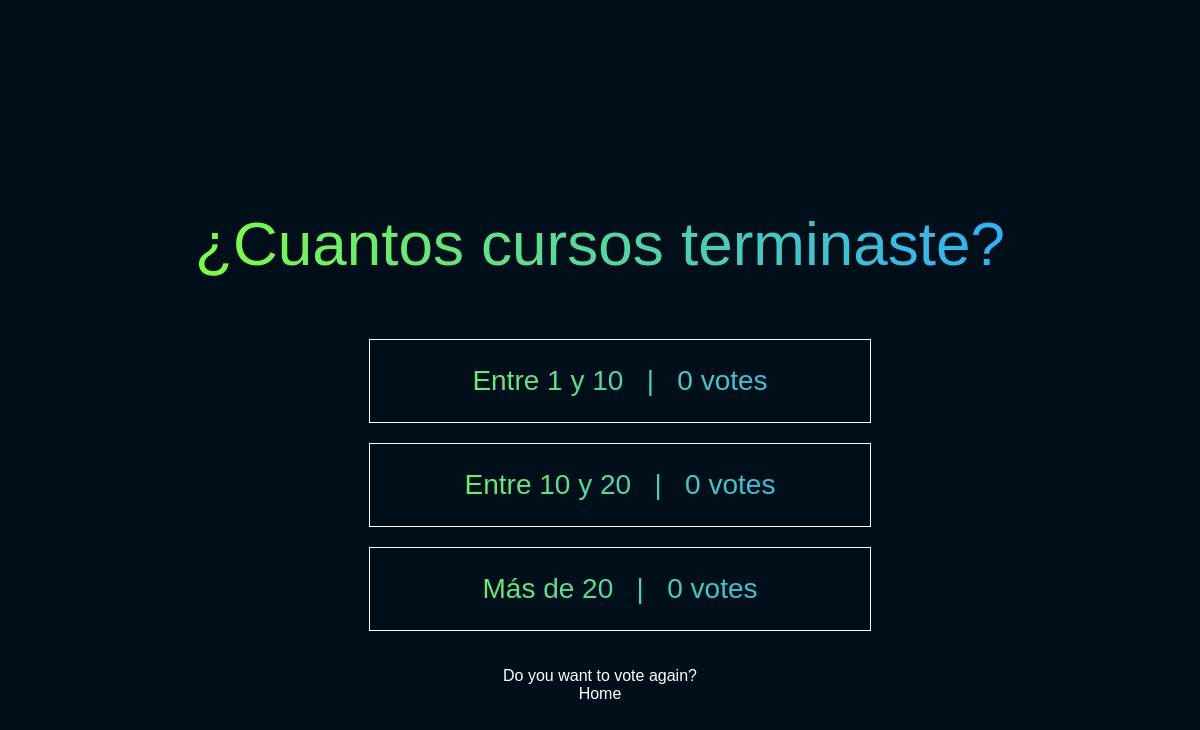
The page /4/results/ on the database as committed earlier.
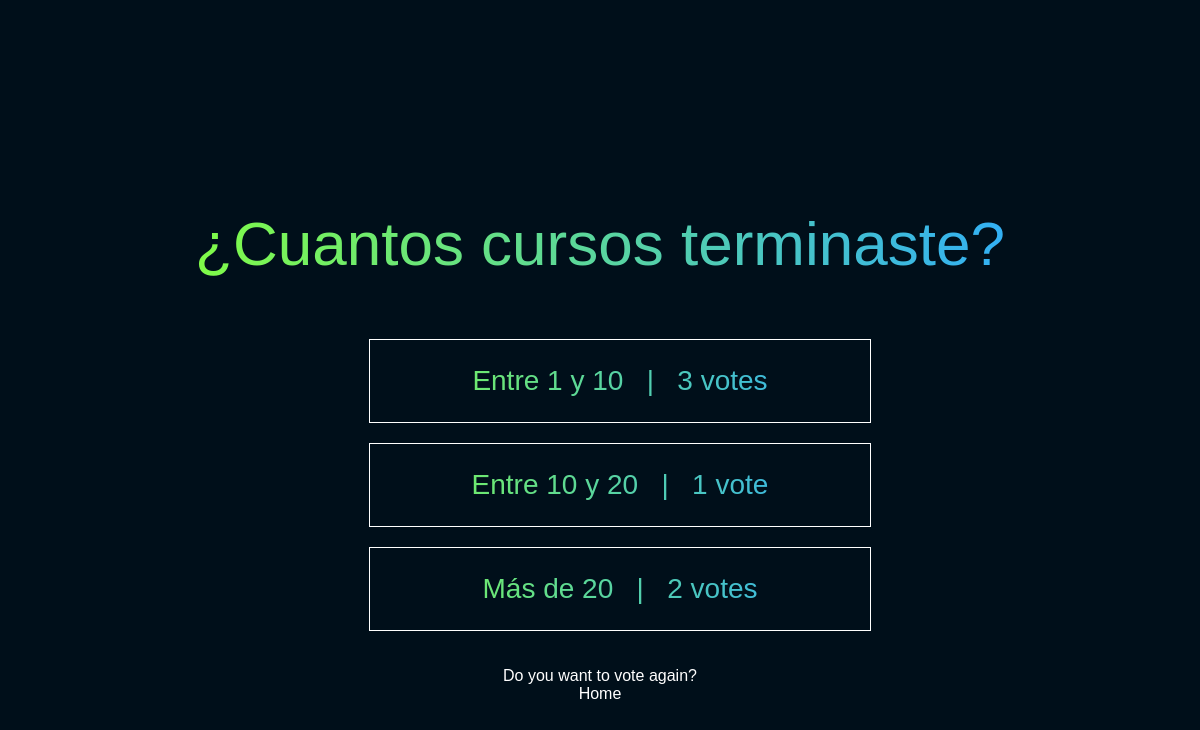
The same page on the database as committed later.
### polls/models.py (models this page shows, shortened)
class Question(models.Model):
    question_text = models.CharField (max_length=200)
    pub_date = models.DateTimeField("date published")

class Choice(models.Model):
    question_id = models.ForeignKey(Question, on_delete= models.CASCADE)
    choice_text = models.CharField(max_length=200)
    votes = models.IntegerField(default=0)

### polls/views.py (the view)
# urls.py: path('<int:pk>/results/', views.ResultsView.as_view(), name='results'),
class ResultsView(generic.DetailView):
    model = Question
    template_name = 'polls/results.html'

### polls/templates/polls/results.html (shortened to what this page needs)
{% load static %}
<!DOCTYPE html>
<html lang="en">
<head>
    <link rel="stylesheet" href="{% static 'polls/style.css' %}">
    <link rel="stylesheet" href="{% static 'polls/results.css' %}">
</head>
<body>
    <header>
        <p>{{ question.question_text }}</p>
    </header>
    <ul>
        {% for choice in question.choice_set.all %}
            <li>{{ choice.choice_text }} &nbsp; | &nbsp; {{ choice.votes }} vote{{ choice.votes|pluralize:"s"}}</li>
        {% endfor %}
    </ul>
    <a href="{% url 'polls:details' question.id %}">Do you want to vote again?</a>
    <a href="{% url 'polls:index' %}">Home</a>
</body>
</html>

### polls/static/polls/style.css (style rules this page uses)
body, header, ul, li, footer { align-items: center; display: flex; justify-content: center; }
header, ul { background: linear-gradient( to right, hsl(98, 100%, 62%), hsl(204, 100%, 59%) ); -webkit-background-clip: text; -webkit-text-fill-color: transparent; text-align: center; }
body { background: hsl(204, 100%, 5%); flex-direction: column; font-family: Arial, Helvetica, sans-serif; height: 100vh; }
header { color: #71622d; font-size: 72px; height: 60px; padding: 100px 50px 50px; }
ul { flex-direction: column; }
li { border: 1px solid white; font-size: 28px; margin-bottom: 20px; padding: 25px; width: 450px; }
a { color: white; text-decoration: none; }

### polls/static/polls/results.css (style rules this page uses)
body { display: flex; align-items: center; justify-content: center; }
header { display: flex; align-items: center; justify-content: center; padding: 50px; padding-top: 100px; height: 60px; font-size: 62px; color: #71632d; }

Rows that differ between the two databases and show on the page:
changed Choice "Entre 1 y 10": votes "0" → "3"
changed Choice "Entre 10 y 20": votes "0" → "1"
changed Choice "Más de 20": votes "0" → "2"
